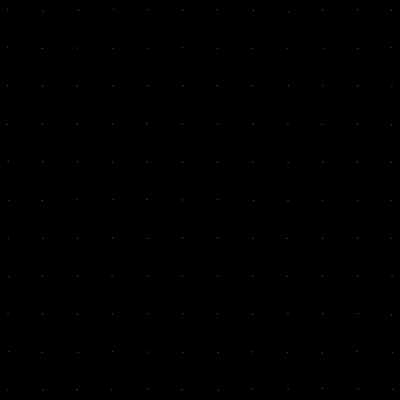
Frame 1 (no input)
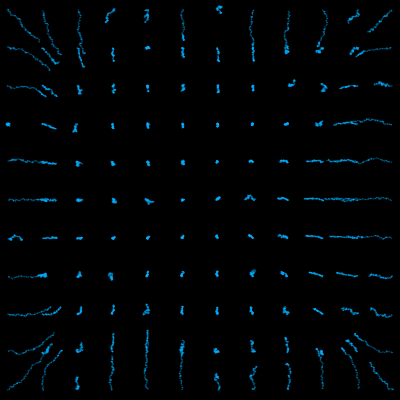
Frame 60 (no input)
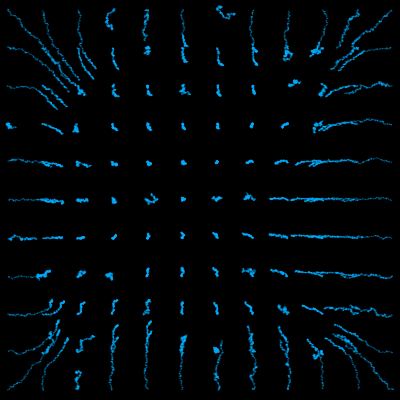
Frame 120 (the mouse pressed at the canvas centre since frame 60)

The p5.js sketch that drew these frames (run headless with seeded random() and noise() and a simulated clock; from frame 60 on, the mouse is pressed at the canvas centre):

// p5.js sketch
// ── sketch.js
var rows;
var cols;
var cell_w = 35;
var cell_h = 38;
var points = []

function setup() {
  createCanvas(400, 400);
  background(0);

  // set up grid
  cols = Math.floor(width / cell_w);
  rows = Math.floor(height / cell_h);
  
  // define margins
  offset_x = (width % cell_w) / 2;
  offset_y = (height % cell_h) / 2;

  // generate points in grid
  for (var i = 0; i <= rows; i++) {
    for (var j = 0; j <= cols; j++) {
      points.push(new Dot(j*cell_w + offset_x, i*cell_h + offset_y));
      // console.log(points[points.length-1].open);
    }
  }

  // slow it down
  frameRate(180);
  
}

function getSurroundingIndexes(index, elementsPerRow) {
  var surroundingIndexes= [];
  if (index % elementsPerRow === 0) {
    // index on left border
    var h_start = 0;
  } else {
    var h_start = -1;
  }
  if (index % elementsPerRow === elementsPerRow - 1) {
    // index on righthand border
    var h_stop = 0;
  } else {
    var h_stop = 1;
  }
  for (var v = -1; v <= 1; v++) {
    for (var h = h_start; h <= h_stop; h++) {
      var current = index + elementsPerRow * v + h;
      if (current != index) {
        surroundingIndexes.push(current);
      }
    }
  }
  return surroundingIndexes;
}

function draw() {
  // background(0);
  noFill();
  stroke(200, 200, 200);

  // draw grid
  for (var i = 0; i < points.length; i++) {
    // every dot moves at random a bit
    points[i].update();

    // get surrounding dots
    var si = getSurroundingIndexes(i, (cols + 1));
    var existing_si = si.filter(function(foo) {return foo >= 0 && foo < points.length;});
    var average_x = existing_si.map(function(foo) {return points[foo].x}).reduce(function(bar, baz) {return bar + baz}) / existing_si.length;
    var average_y = existing_si.map(function(foo) {return points[foo].y}).reduce(function(bar, baz) {return bar + baz}) / existing_si.length;
    // a bit proud to use higher order functions
    // very much ashamed of arguments’ names
    /*
    push();
    stroke(255, 0, 255);
    line(points[i].x, points[i].y, average_x, average_y);
    pop();
    */
    points[i].moveToAverage(average_x, average_y);
    points[i].display();
  }

  // draw lines horizontally
  /*
  for (var i = 0; i <= rows ; i++) {
    beginShape();
    for (var j = 0; j <= cols; j++) {
      var currentIndex = j + i * (cols + 1);
      vertex(points[currentIndex].x, points[currentIndex].y);
    }
    endShape();
  }
  */

  // draw lines horizontally
  /*
  for (var i = 0; i <= cols ; i++) {
    beginShape();
    for (var j = 0; j <= rows; j++) {
      var currentIndex = i + j * (cols + 1);
      vertex(points[currentIndex].x, points[currentIndex].y);
    }
    endShape();
  }
  */

}

// Define ‘Dot’ object
var Dot = function(x, y) {
  this.x = x;
  this.y = y;
  this.weight = random(0, 1); // scalar for average position
  this.open = false; // open moves away from average position of surrounding points, closed moves towards it

  if (random(0, 1) > 0.5) {
    this.open = true;
  }

  this.update = function() {
    if (this.x > width) {
      this.x = width - 1;
    } else if (this.x < 0) {
      this.x = 1;
    } else {
      this.x += random(-1, 1);
    }
    if (this.y > height) {
      this.y = height - 1;
    } else if (this.y < 0) {
      this.y = 1;
    } else {
      this.y += random(-1, 1);
    }
  }

  this.display = function() {
    push();
    // var c = this.open ? color(255, 120, 0, 100) : color(0, 180, 255, 100);
    var c = color(0, 180, 255, 50);
    stroke(c);
    alpha(c);
    var s = 1;
    ellipse(this.x, this.y, s, s);
    pop();
  }

  this.moveToAverage = function(x, y) {
    var curPos = createVector(this.x, this.y);
    var newPos = createVector(x, y);
    var difVec = p5.Vector.sub(newPos, curPos);
    var lilVec = difVec.normalize();
    var orientation = this.open ? 1 : -1;
    lilVec.mult()
    lilVec.mult(this.weight);
    this.x += lilVec.x;
    this.y += lilVec.y;
  }
}
